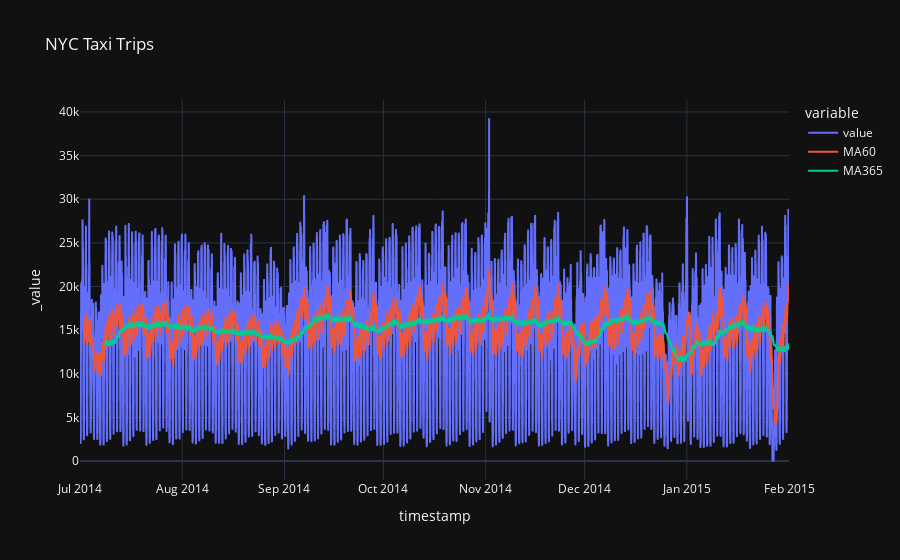

Write notebook code for a chart like this one.
### Code cell
# plot 
import plotly.express as px
fig = px.line(data, x="timestamp", y=['value', 'MA60', 'MA365'], title='NYC Taxi Trips', template = 'plotly_dark')
fig.show()

### Figure 1 — Plotly figure (JSON) as saved in the notebook; plotly's stock layout.template omitted (floating-point values rounded to 4 significant figures; data arrays with more than 128 entries replaced by an {"elided": "..."} marker saying what was removed)
{"data": [{"hovertemplate": "variable=value<br>timestamp=%{x}<br>_value=%{y}<extra></extra>", "legendgroup": "value", "line": {"color": "#636efa", "dash": "solid"}, "marker": {"symbol": "circle"}, "mode": "lines", "name": "value", "showlegend": true, "type": "scattergl", "x": {"elided": "10320 str values"}, "xaxis": "x", "y": {"elided": "10320 float values"}, "yaxis": "y"}, {"hovertemplate": "variable=MA60<br>timestamp=%{x}<br>_value=%{y}<extra></extra>", "legendgroup": "MA60", "line": {"color": "#EF553B", "dash": "solid"}, "marker": {"symbol": "circle"}, "mode": "lines", "name": "MA60", "showlegend": true, "type": "scattergl", "x": {"elided": "10320 str values"}, "xaxis": "x", "y": {"elided": "10320 float values"}, "yaxis": "y"}, {"hovertemplate": "variable=MA365<br>timestamp=%{x}<br>_value=%{y}<extra></extra>", "legendgroup": "MA365", "line": {"color": "#00cc96", "dash": "solid"}, "marker": {"symbol": "circle"}, "mode": "lines", "name": "MA365", "showlegend": true, "type": "scattergl", "x": {"elided": "10320 str values"}, "xaxis": "x", "y": {"elided": "10320 float values"}, "yaxis": "y"}], "layout": {"legend": {"title": {"text": "variable"}, "tracegroupgap": 0}, "title": {"text": "NYC Taxi Trips"}, "xaxis": {"anchor": "y", "domain": [0, 1], "title": {"text": "timestamp"}}, "yaxis": {"anchor": "x", "domain": [0, 1], "title": {"text": "_value"}}}}
